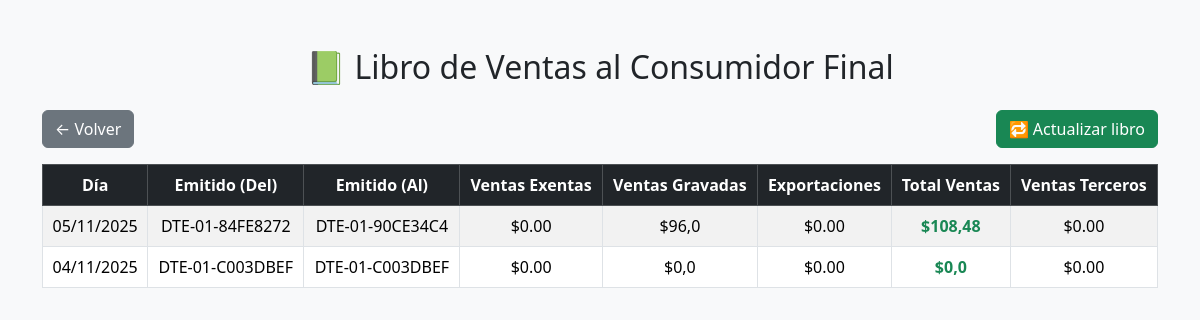
The app's page /libros/ventas/ (signed in), older data.
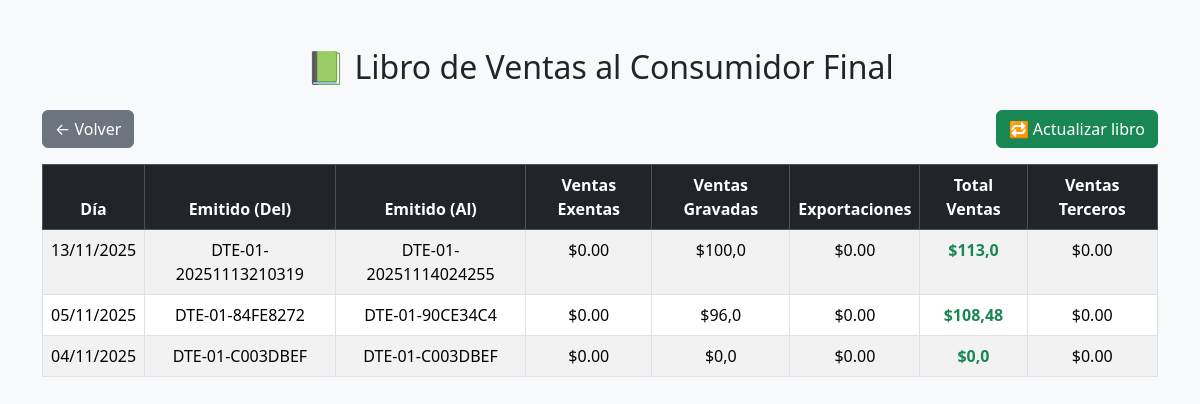
The same page, newer data.
### Modulos/Facturacion/models.py (models this page shows, shortened)
class DTE(models.Model):
    TIPO_DTE_CHOICES = [
        ('01', 'Factura'),
        ('03', 'Comprobante de Crédito Fiscal'),
        ('05', 'Nota de Crédito'),
        ('06', 'Nota de Débito'),
        ('07', 'Retención'),
        ('11', 'Liquidación'),
    ]
    ESTADOS = [
        ('Activo', 'Activo'),
        ('Anulado', 'Anulado'),
    ]
    empresa = models.ForeignKey(Empresa, on_delete=models.CASCADE)
    cliente = models.ForeignKey(Cliente, on_delete=models.CASCADE)
    usuario = models.ForeignKey(User, on_delete=models.SET_NULL, null=True, blank=True)
    tipo_dte = models.CharField(max_length=2, choices=TIPO_DTE_CHOICES, default='01')
    numero_control = models.CharField(max_length=50, unique=True)
    fecha_emision = models.DateTimeField(auto_now_add=True)
    condicion_pago = models.CharField(max_length=20, default='Contado')
    subtotal = models.DecimalField(max_digits=10, decimal_places=2, default=0)
    iva = models.DecimalField(max_digits=10, decimal_places=2, default=0)
    total = models.DecimalField(max_digits=10, decimal_places=2, default=0)
    codigo_generacion = models.CharField(max_length=100, blank=True, null=True)
    sello_recepcion = models.CharField(max_length=150, blank=True, null=True)
    estado = models.CharField(max_length=10, choices=ESTADOS, default='Activo')

### Modulos/Facturacion/views.py (the view)
# urls.py: path('libros/ventas/', views.libro_ventas, name='libro_ventas'),
@login_required
def libro_ventas(request):
    from collections import defaultdict
    from django.utils.timezone import localtime
    from datetime import datetime
    dtes = DTE.objects.filter(tipo_dte='01', estado='Activo').order_by('fecha_emision')
    ventas_por_dia = defaultdict(lambda: {'ventas_gravadas': 0, 'total': 0, 'emitido_del': None, 'emitido_al': None})
    for dte in dtes:
        fecha_local = localtime(dte.fecha_emision)
        dia = fecha_local.strftime("%d/%m/%Y")
        ventas_por_dia[dia]['ventas_gravadas'] += float(dte.subtotal)
        ventas_por_dia[dia]['total'] += float(dte.total)
        if not ventas_por_dia[dia]['emitido_del']:
            ventas_por_dia[dia]['emitido_del'] = dte.numero_control
        ventas_por_dia[dia]['emitido_al'] = dte.numero_control
    ventas = [
        {
            'dia': dia,
            'emitido_del': data['emitido_del'],
            'emitido_al': data['emitido_al'],
            'ventas_gravadas': round(data['ventas_gravadas'], 2),
            'total': round(data['total'], 2),
        }
        for dia, data in ventas_por_dia.items()
    ]
    ventas.sort(key=lambda x: datetime.strptime(x['dia'], "%d/%m/%Y"), reverse=True)
    ventas = ventas[:10]
    print(f"📘 DTE encontrados: {len(dtes)}, días únicos: {len(ventas)}")  # para depurar
    return render(request, 'Facturacion/libro_ventas.html', {'ventas': ventas})

### Modulos/Facturacion/templates/Facturacion/libro_ventas.html (shortened to what this page needs)
{% load static %}
<!DOCTYPE html>
<html lang="es">
<head>
  <link href="https://cdn.jsdelivr.net/npm/bootstrap@5.3.3/dist/css/bootstrap.min.css" rel="stylesheet">
</head>
<body class="bg-light">
<div class="container mt-5">
  <h2 class="text-center mb-4">📗 Libro de Ventas al Consumidor Final</h2>
  <div class="d-flex justify-content-between mb-3">
    <a href="{% url 'menu_catalogos' %}" class="btn btn-secondary">← Volver</a>
    <button id="btnActualizarLibro" class="btn btn-success">🔁 Actualizar libro</button>
  </div>
  <table id="tablaLibro" class="table table-bordered table-striped text-center">
    <thead class="table-dark">
      <tr>
        <th>Día</th><th>Emitido (Del)</th><th>Emitido (Al)</th>
        <th>Ventas Exentas</th><th>Ventas Gravadas</th>
        <th>Exportaciones</th><th>Total Ventas</th><th>Ventas Terceros</th>
      </tr>
    </thead>
    <tbody>
      {% for v in ventas %}
      <tr>
        <td>{{ v.dia }}</td>
        <td>{{ v.emitido_del }}</td>
        <td>{{ v.emitido_al }}</td>
        <td>$0.00</td>
        <td>${{ v.ventas_gravadas }}</td>
        <td>$0.00</td>
        <td class="fw-bold text-success">${{ v.total }}</td>
        <td>$0.00</td>
      </tr>
      {% empty %}
      <tr><td colspan="8" class="text-muted">No hay registros.</td></tr>
      {% endfor %}
    </tbody>
  </table>
</div>
</body>
</html>

Row changes from the older to the newer data that the page shows:
added DTE: emitido_del "DTE-01-20251113210319"
added DTE: emitido_al "DTE-01-20251114024255"
Text that changed along with them:
new list line: "13/11/2025 $0.00 $ 100,0 $0.00 $ 113,0 $0.00"
